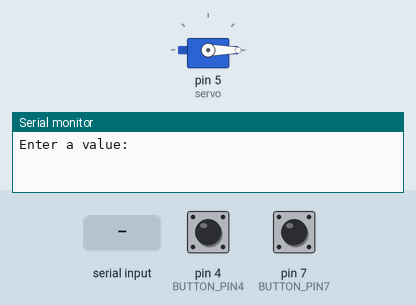
Recording of a sketch running on a simulated Arduino Uno, built with avr-gcc and run on an emulated ATmega328P. Parts: servo, the last lines printed to the serial monitor. Inputs (shaded band) come from the test bench; at power-on: pin 4 (BUTTON_PIN4) LOW, pin 7 (BUTTON_PIN7) LOW.

Above: at 1.2 s.
1.3 s: "90,45\n" received over Serial
At 2.5 s:
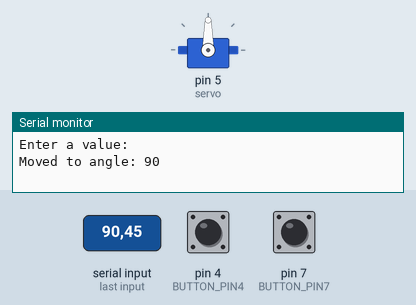
2.8 s: "30,150\n" received over Serial
At 3.9 s:
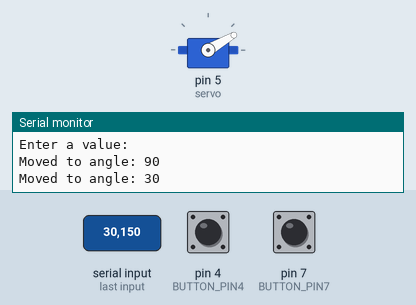
4.3 s: "90\n" received over Serial
At 5.1 s:
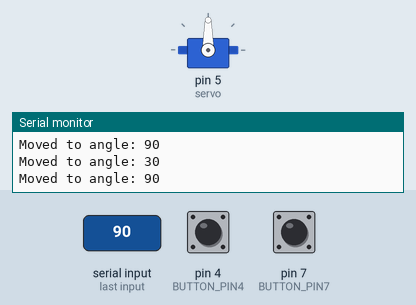
Timing chart, 0 to 7.3 s (numbered marks = the images above; inputs shaded):
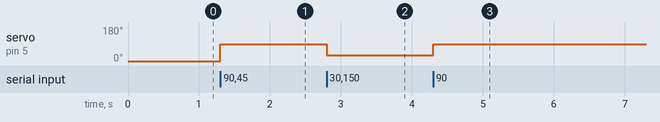

The sketch:

Motor_Arduino.ino
```cpp
#define BUTTON_PIN7 7  // The Arduino UNO R4 pin connected to the button
#define BUTTON_PIN4 4
#include <Servo.h>

Servo servo;  // Initialize a Servo object to manage a servo
int position = 90;  // Start at center (90°)
void setup() {
  // initialize serial communication at 9600 bits per second:
  Serial.begin(115200);
  servo.attach(5);  // Connects the servo on pin 9 to the servo object
  servo.write(0);   // Moves the servo to 0 degrees immediately upon startup
  Serial.println("Enter a value:");
}

void loop() {
  // read the state of the switch/button:
  int button_state1 = digitalRead(BUTTON_PIN7);
  int button_state2 = digitalRead(BUTTON_PIN4);
  int counter_clockwise = 1;

    if (Serial.available() > 0) {  // Check if data is available
      String input = Serial.readStringUntil('\n');  // Read input until newline
      input.trim();

      int angle = input.toInt();

      // check for valid angle
      if (angle >= 0 && angle <= 180) {
      servo.write(angle);  // Move servo to the specified angle
      position = angle;
      Serial.print("Moved to angle: ");
      Serial.println(angle);
    } else {
      Serial.print("Invalid input: ");
      Serial.println(input);
      }
    }

  delay(100);

}
```

Measured:
- after the input at 1.3 s, servo on pin 5 (servo): 0° → 90° at once
- after the input at 2.8 s, servo on pin 5 (servo): 90° → 30° at once
- after the input at 4.3 s, servo on pin 5 (servo): 30° → 90° at once
